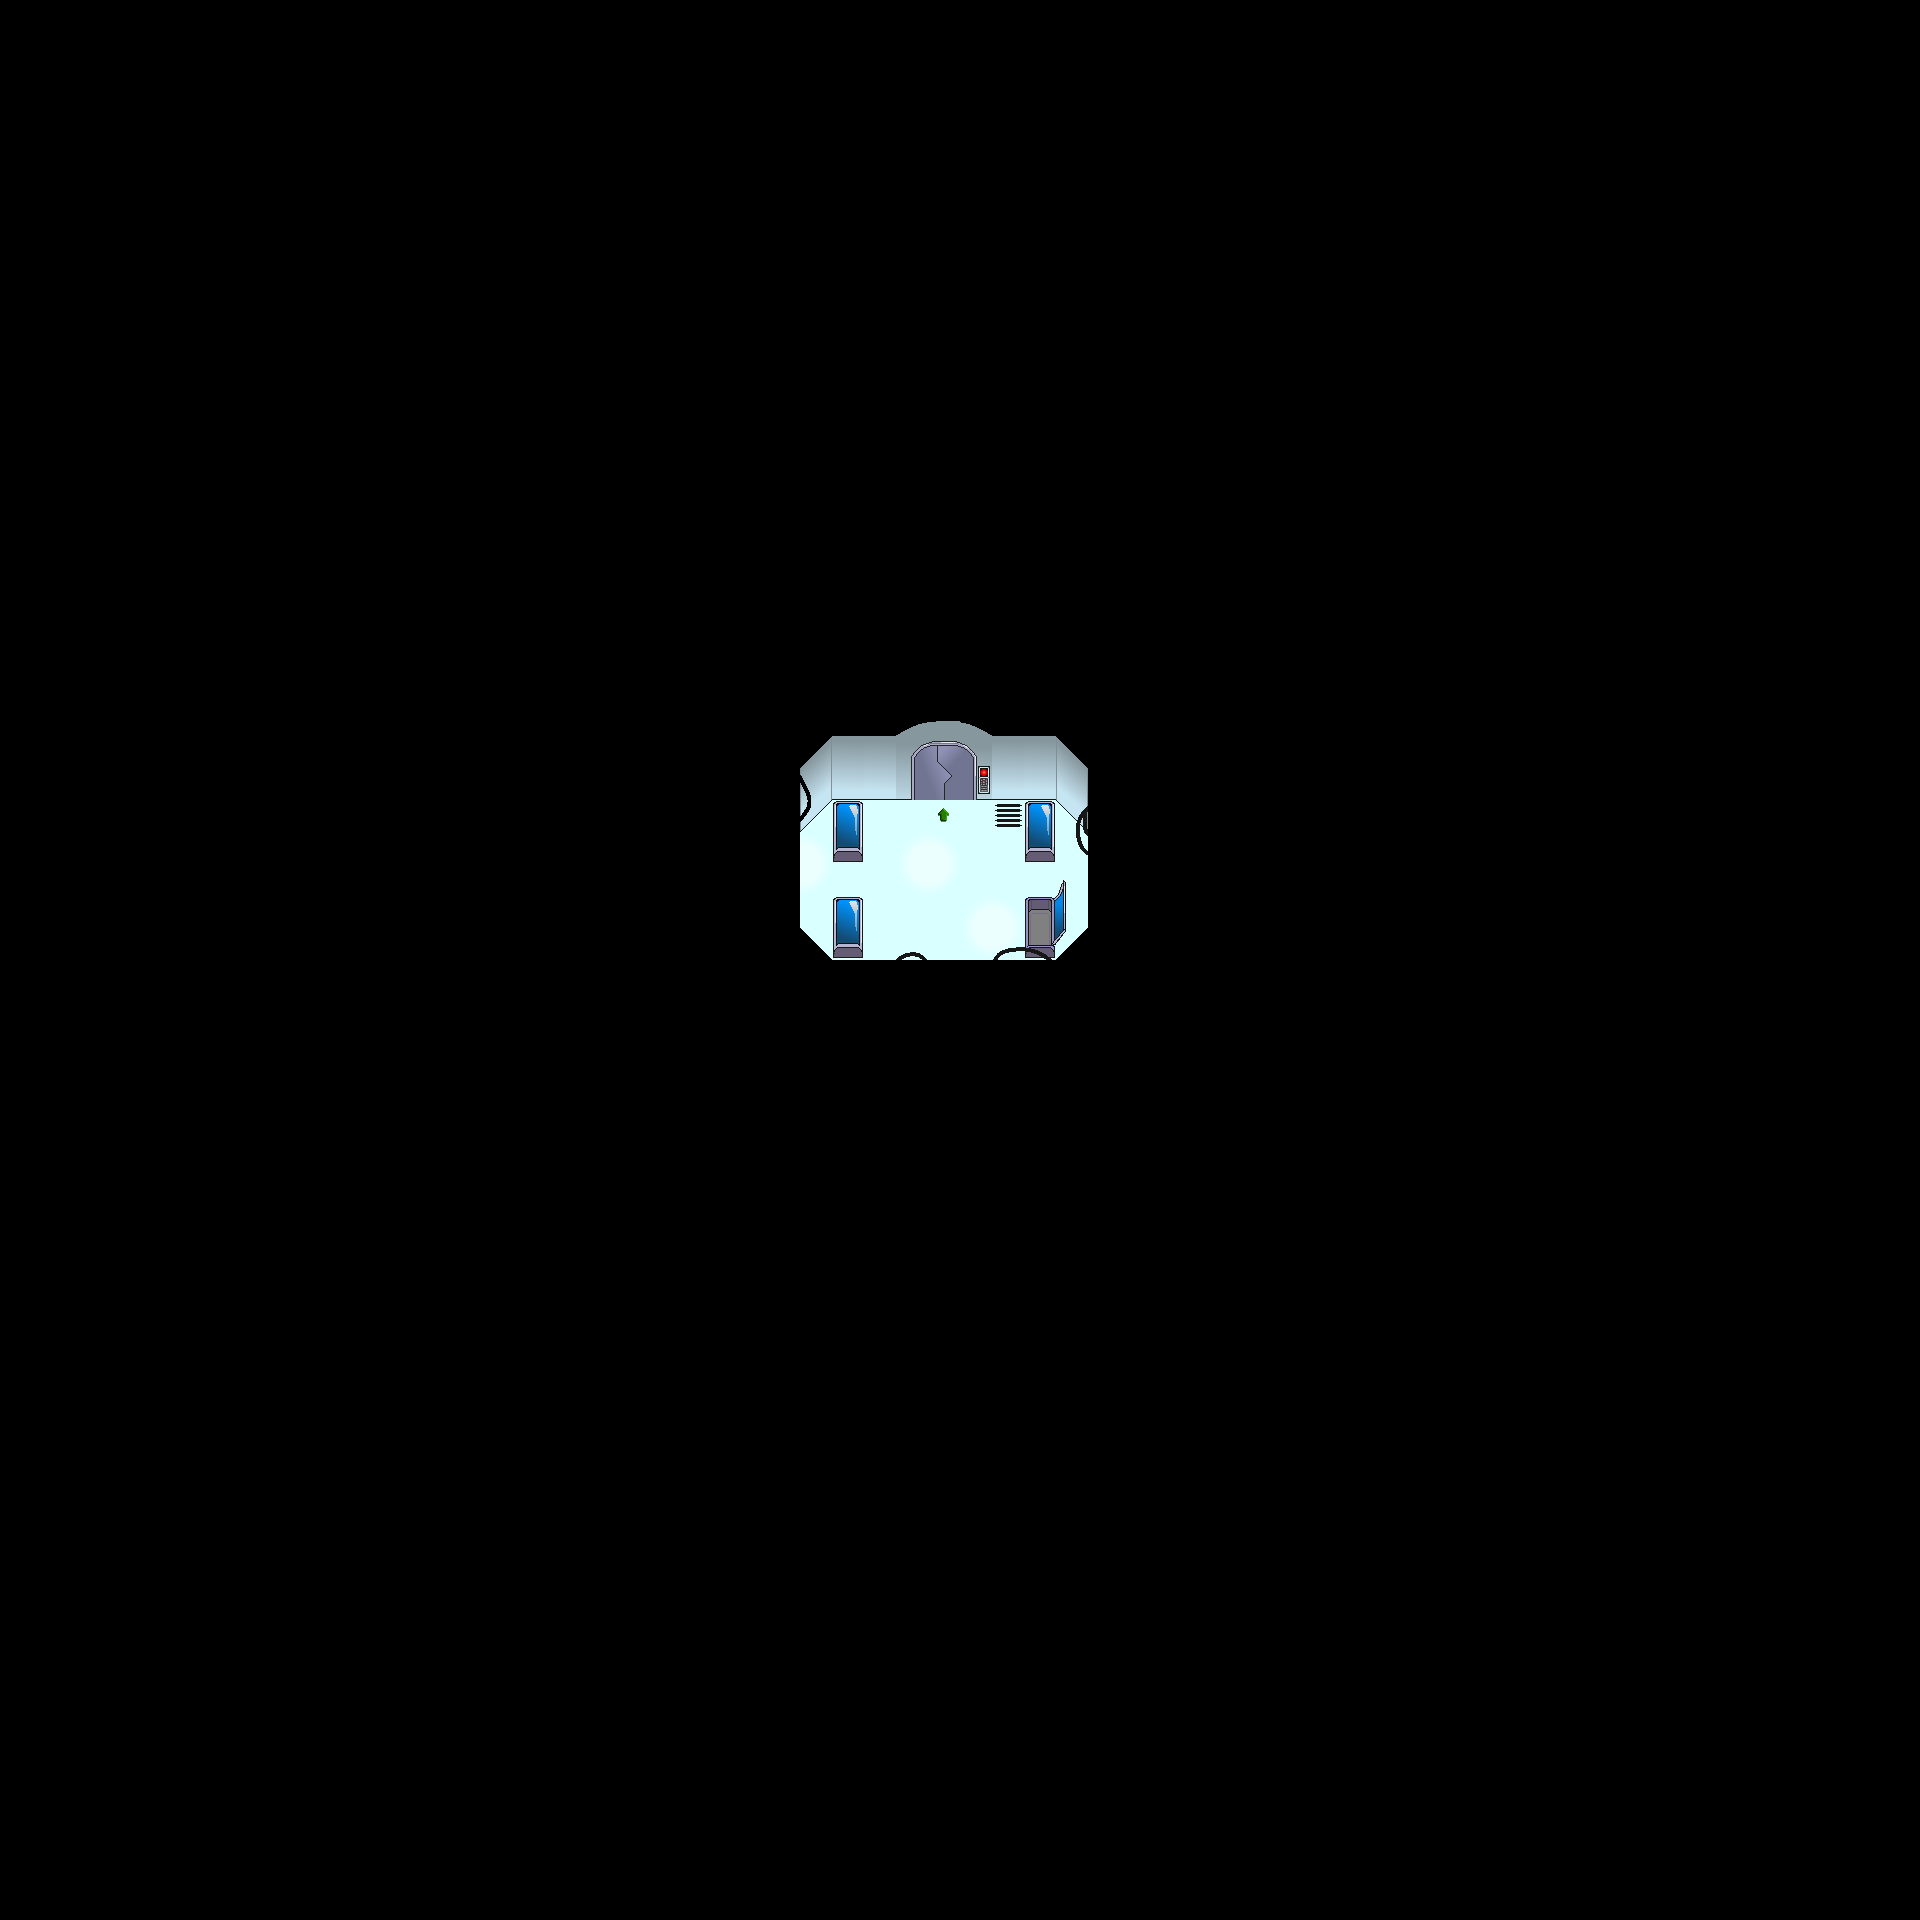

Below is a game level as drawn by its tile map, then a one-line description and the .tmx that defines it (tile-layer data replaced by summaries):
An orthogonal 60x60 tile map with 32x32 px tiles, 5 tile layers (sol1, sol2, objets, plafond, ...), 2 tilesets.

<map version="1.0" tiledversion="1.1.1" orientation="orthogonal" renderorder="right-down" width="60" height="60" tilewidth="32" tileheight="32" infinite="0" nextobjectid="1">
 <tileset firstgid="1" name="space" tilewidth="32" tileheight="32" tilecount="256" columns="8">
  <image source="tileset.png" width="256" height="1024" />
 </tileset>
 <tileset firstgid="257" name="space" tilewidth="32" tileheight="32" tilecount="256" columns="8">
  <image source="tileset.png" width="256" height="1024" />
 </tileset>
 <layer name="sol1" width="60" height="60">
  <data>[3600 cells, 3600 non-empty, 15 distinct tile ids]</data>
 </layer>
 <layer name="sol2" width="60" height="60">
  <data>[3600 cells, 0 non-empty, 0 distinct tile ids]</data>
 </layer>
 <layer name="objets" width="60" height="60">
  <data>[3600 cells, 61 non-empty, 20 distinct tile ids]</data>
 </layer>
 <layer name="plafond" width="60" height="60">
  <data>[3600 cells, 46 non-empty, 13 distinct tile ids]</data>
 </layer>
 <layer name="collisions" width="60" height="60" opacity="0">
  <data>[3600 cells, 40 non-empty, 3 distinct tile ids]</data>
 </layer>
</map>
